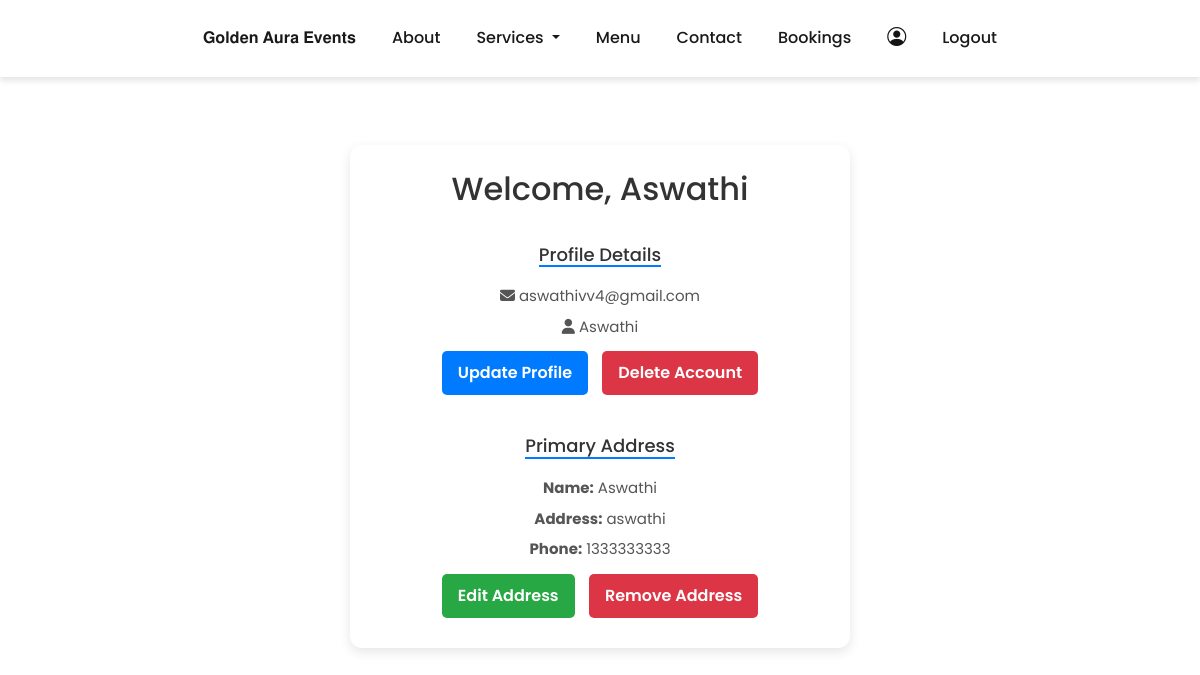
Page /profile/ (signed in) on the earlier database version.
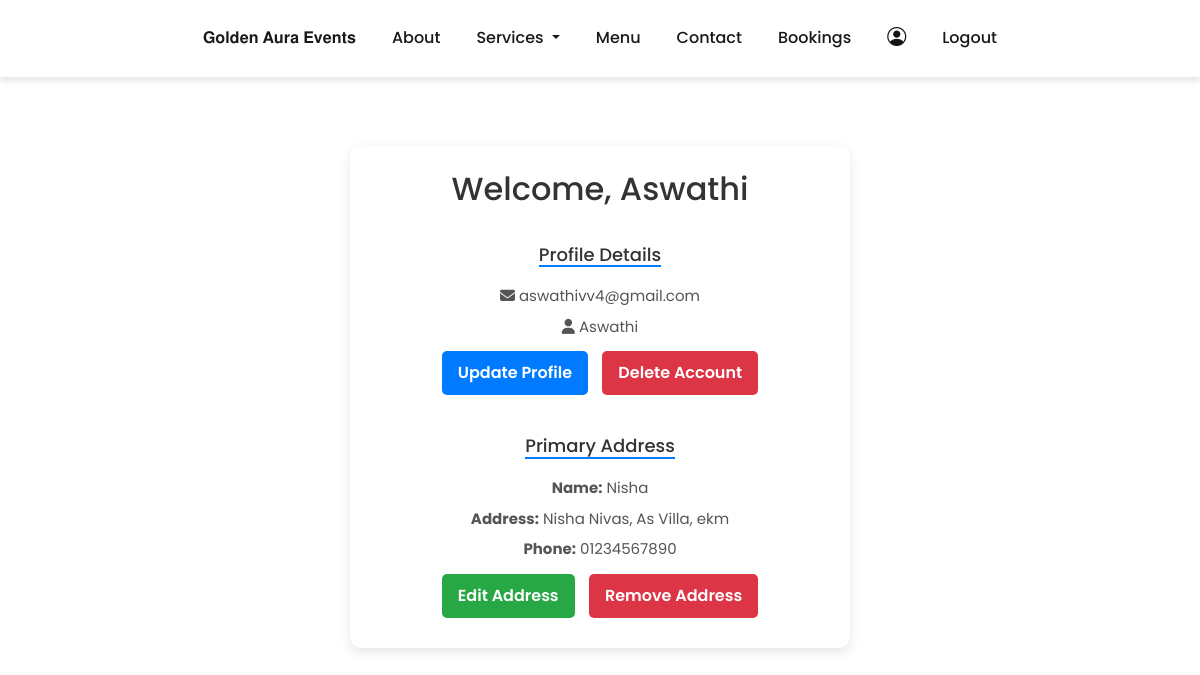
Same page on the later database version.
### app/models.py (models this page shows, shortened)
class Profile(models.Model):
    user = models.OneToOneField(User, on_delete=models.CASCADE)
    primary_address=models.ForeignKey(Address, on_delete=models.SET_NULL,null=True,blank=True)

class Address(models.Model):
    user = models.ForeignKey(User, on_delete=models.CASCADE)
    name = models.CharField(max_length=255)
    address = models.TextField()
    phone_number = models.CharField(max_length=20)
    email = models.EmailField()

### app/views.py (the view)
# urls.py: path('profile/', views.profile_view, name='profile_view'),
@login_required
def profile_view(request):
    profile, created = Profile.objects.get_or_create(user=request.user)
    addresses = Address.objects.filter(user=request.user)
    return render(request, 'user/profile.html', {'profile': profile, 'addresses': addresses})

### templates/user/profile.html (shortened to what this page needs)
<!DOCTYPE html>
<html lang="en">
<head>
    <link href="https://cdn.jsdelivr.net/npm/bootstrap@5.3.0-alpha1/dist/css/bootstrap.min.css" rel="stylesheet">
    <link rel="stylesheet" href="https://cdn.jsdelivr.net/npm/bootstrap-icons@1.11.3/font/bootstrap-icons.min.css">
    <link rel="stylesheet" href="https://cdnjs.cloudflare.com/ajax/libs/font-awesome/6.5.1/css/all.min.css">
</head>
<body>
    <nav class="navbar navbar-expand-lg">
        <div class="container-fluid">
            <div class="collapse navbar-collapse" id="navbarNav">
                <ul class="navbar-nav ms-auto">
                    <li class="nav-item">
                        <a class="nav-link" href="../">𝐆𝐨𝐥𝐝𝐞𝐧 𝐀𝐮𝐫𝐚 𝐄𝐯𝐞𝐧𝐭𝐬</a>
                    </li>
                    <li class="nav-item">
                        <a class="nav-link" href="../about">About</a>
                    </li>
                    <li class="nav-item dropdown">
                        <a class="nav-link dropdown-toggle" href="#" id="navbarDropdown" role="button" data-bs-toggle="dropdown" aria-expanded="false">
                            Services
                        </a>
                    </li>
                    <li class="nav-item">
                        <a class="nav-link" href="../item">Menu</a>
                    </li>
                    <li class="nav-item">
                        <a class="nav-link" href="../contact">Contact</a>
                    </li>
                    <li class="nav-item">
                        <a class="nav-link" href="../view_bookings">Bookings</a>
                    </li>
                    <li class="nav-item">
                        <a class="nav-link" href="../profile">
                          <i style="color:rgb(21, 20, 20); font-weight: bolder; font-size: 19px;" class="bi bi-person-circle"></i>
                        </a>
                    </li>
                    <li class="nav-item">
                        <a class="nav-link" href="../logout">Logout</a>
                    </li>
                </ul>
            </div>
        </div>
    </nav>
<div class="wrapper">
<div class="profile-container">
    <h2>Welcome, {{ user.first_name }}</h2>
    <div class="profile-details">
        <h3 class="section-title">Profile Details</h3>
        <p><i class="fa-solid fa-envelope"></i> {{ user.username }}</p>
        <p><i class="fa-solid fa-user"></i> {{ user.first_name }}</p>
        <button class="btn btn-primary" onclick="openModal('updateProfileModal')">Update Profile</button>
        <button class="btn btn-danger" onclick="openModal('deleteAccountModal')">Delete Account</button>
    </div>
    <div class="address-details">
        <h3 class="section-title">Primary Address</h3>
        {% if profile.primary_address %}
            <p><strong>Name:</strong> {{ profile.primary_address.name }}</p>
            <p><strong>Address:</strong> {{ profile.primary_address.address }}</p>
            <p><strong>Phone:</strong> {{ profile.primary_address.phone_number }}</p>
            <button class="btn btn-success" onclick="openEditModal('{{ profile.primary_address.id }}', '{{ profile.primary_address.name|escapejs }}', '{{ profile.primary_address.address|escapejs }}', '{{ profile.primary_address.phone_number|escapejs }}')">Edit Address</button>
            <button class="btn btn-danger" onclick="openDeleteModal('{{ profile.primary_address.id }}')">Remove Address</button>
        {% else %}
            <p>No address found. Please add your address details.</p>
            <button class="btn btn-primary" onclick="openAddModal()">Add Address</button>
        {% endif %}
    </div>
</div>
</div>
</body>
</html>

Differences in the rows shown:
changed through a linked row, Profile: primary_address.name "Aswathi" → "Nisha"; primary_address.address "aswathi" → "Nisha Nivas, As Villa, ekm"; primary_address.phone_number "1333333333" → "01234567890"
